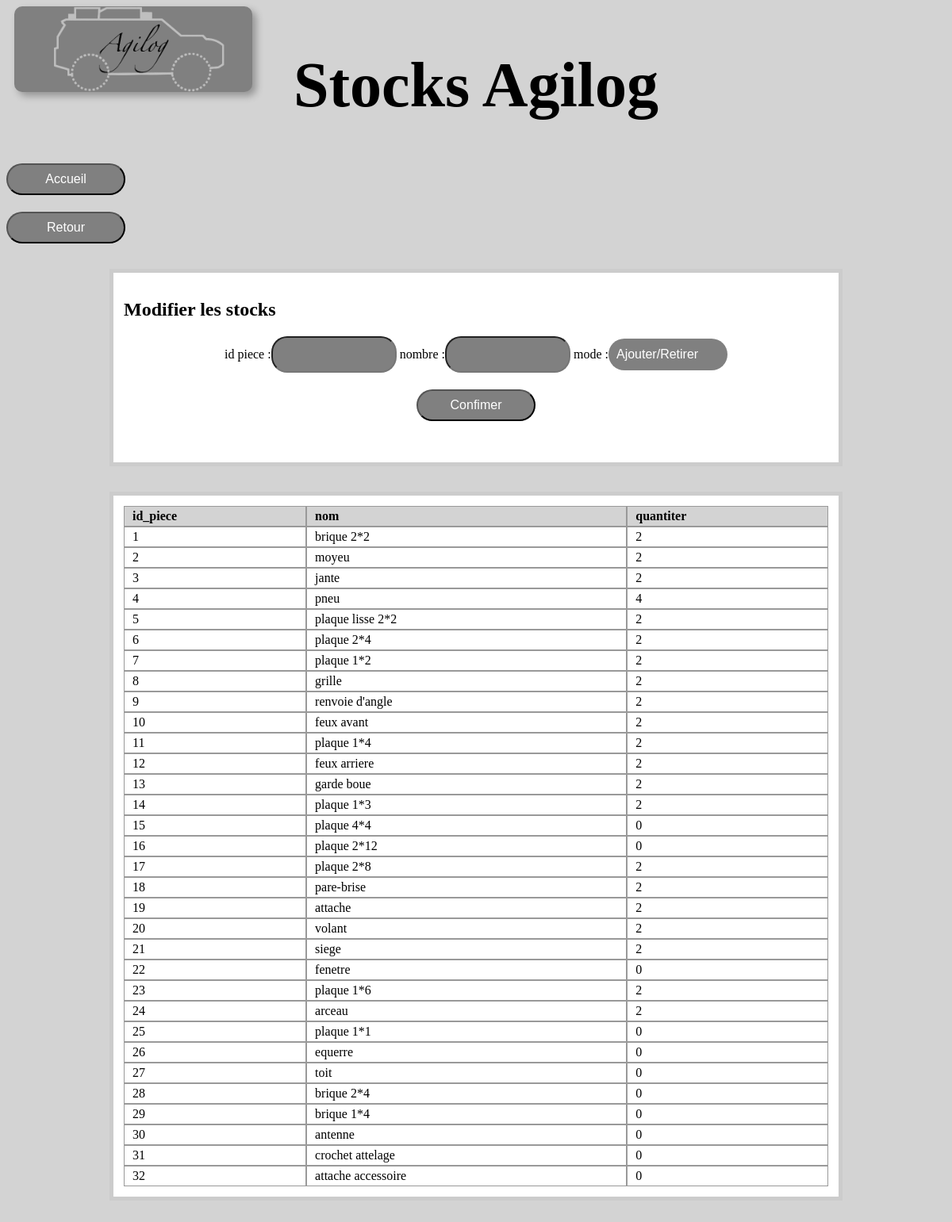
/agilog/stocks, run on the app's committed database.
### tables this page shows
CREATE TABLE "stock_agilog" (
	"id"	INTEGER UNIQUE,
	"id_piece"	INTEGER,
	"quantiter"	INTEGER,
	PRIMARY KEY("id" AUTOINCREMENT)
);

CREATE TABLE "pieces" (
	"id_piece"	INTEGER UNIQUE,
	"nom_piece"	INTEGER UNIQUE,
	PRIMARY KEY("id_piece")
);

### main.py (the view)
    @app.route("/agilog/stocks", methods=["GET", "POST"])
    def stock_agilog():
        sql = "SELECT * FROM stock_agilog JOIN pieces ON stock_agilog.id_piece = pieces.id_piece"
        table_name = "stock_agilog"
        html_page = "stock_agilog.html"
        type_ = "piece"
        return stocks(sql, table_name, html_page, type_)

### main.py (called while the page is built, shortened)
def execute_sql(sql: str, parameters=(), bbd_path=BDD_PATH):
    con = lite.connect(bbd_path)
    con.row_factory = lite.Row
    cur = con.cursor()
    cur.execute(sql, parameters)  # par defaut `execute` parameters = ()
    table = cur.fetchall()
    con.close()
    return table

def stocks(sql, table_name, html_name, type_):
    stocks = execute_sql(sql)
    if request.method != "POST":
        return render_template(html_name, stocks=stocks, msg="")

### templates/stock_agilog.html (shortened to what this page needs)
<!DOCTYPE html>
<html>
<head>
	<link rel='stylesheet' type='text/css' href='{{url_for("static", filename="styles.css")}}'>
</head>
<body>
	<div class="container">
		<img src="{{url_for('static', filename='LogoAgilog.png')}}" class="image">
	</div>
	<h1 style="text-align:center;"> Stocks Agilog</h1 style="text-align:center;">
    <h4> <a href="{{url_for('index')}}"> <button>Accueil</button> </a> </h4>
	<h4> <a href="{{url_for('agilog')}}"> <button>Retour</button> </a> </h4>
	<div class='contenu'>
		<h2>Modifier les stocks</h2>
		<form method='post'>
			<div style='text-align:center;'>
				<label for='id_piece'>id piece :</label><input type='text' name='id_piece' value='{{ id }}'>
				<label for='nombre'>nombre :</label><input type='text' name='nombre' value='{{ nombre }}'>
				<label for='mode'>mode :</label><select name='mode'>
					<option value='0'>Ajouter/Retirer</option>
				</select>
			</div>
			<h4 style='text-align:center;'> <input type='submit' value='Confimer'> </h4>
		</form><br />
	</div>
	<div class='contenu'>
		<div class="lp_table">
			<div class="lp_entetes">
				<div class="lp_entete">id_piece</div>
				<div class="lp_entete">nom</div>
				<div class="lp_entete">quantiter</div>
			</div>
			{% for ligne in stocks %}
			<div class="lp_ligne">
				<div class="lp_cellule">{{ ligne["id_piece"] }}</div>
				<div class="lp_cellule">{{ ligne["nom_piece"] }}</div>
				<div class="lp_cellule">{{ ligne["quantiter"] }}</div>
			</div>
			{% endfor %}
		</div>
	</div>
</body>
</html>

### static/styles.css (style rules this page uses)
body { background-color: lightgrey; transition: opacity 1s ease-in-out; }
h1 { color: black; font-size: 80px; }
button { width: 150px; height: 40px; font-size: 16px; color: white; background-color: grey; border-radius: 20px; transition: transform 0.3s ease; }
input { width: 150px; height: 40px; font-size: 16px; color: white; background-color: grey; border-radius: 20px; transition: transform 0.3s ease; }
select { width: 150px; height: 40px; font-size: 16px; color: white; background-color: grey; border-radius: 20px; transition: transform 0.3s ease; padding: 0 10px; border: none; -webkit-appearance: none; -moz-appearance: none; appearance: none; }
.image { position: absolute; top: 0; left: 10px; width: 300px; box-shadow: 5px 5px 10px rgba(0, 0, 0, 0.3); background-color: grey; border-radius: 10px; }
.container { position: relative; display: flex; flex-direction: column; }
.contenu { margin: 2em auto; width: 75%; border: 5px solid #ccc; padding: 0.8em; background: white; }
.lp_table { display: table; width: 100%; }
.lp_entetes { display: table-header-group; background-color: lightgrey; font-weight: bold; }
.lp_ligne { display: table-row; }
.lp_entete, .lp_cellule { display: table-cell; padding: 3px 10px; border: 1px solid #999999; }

### data on the page
stock_agilog: id_piece "1", nom_piece "brique 2*2", quantiter "2"
stock_agilog: id_piece "2", nom_piece "moyeu", quantiter "2"
stock_agilog: id_piece "3", nom_piece "jante", quantiter "2"
stock_agilog: id_piece "4", nom_piece "pneu", quantiter "4"
stock_agilog: id_piece "5", nom_piece "plaque lisse 2*2", quantiter "2"
stock_agilog: id_piece "6", nom_piece "plaque 2*4", quantiter "2"
stock_agilog: id_piece "7", nom_piece "plaque 1*2", quantiter "2"
stock_agilog: id_piece "8", nom_piece "grille", quantiter "2"
stock_agilog: id_piece "9", nom_piece "renvoie d'angle", quantiter "2"
stock_agilog: id_piece "10", nom_piece "feux avant", quantiter "2"
stock_agilog: id_piece "11", nom_piece "plaque 1*4", quantiter "2"
stock_agilog: id_piece "12", nom_piece "feux arriere", quantiter "2"
stock_agilog: id_piece "13", nom_piece "garde boue", quantiter "2"
stock_agilog: id_piece "14", nom_piece "plaque 1*3", quantiter "2"
stock_agilog: id_piece "15", nom_piece "plaque 4*4", quantiter "0"
stock_agilog: id_piece "16", nom_piece "plaque 2*12", quantiter "0"
stock_agilog: id_piece "17", nom_piece "plaque 2*8", quantiter "2"
stock_agilog: id_piece "18", nom_piece "pare-brise", quantiter "2"
stock_agilog: id_piece "19", nom_piece "attache", quantiter "2"
stock_agilog: id_piece "20", nom_piece "volant", quantiter "2"
stock_agilog: id_piece "21", nom_piece "siege", quantiter "2"
stock_agilog: id_piece "22", nom_piece "fenetre", quantiter "0"
stock_agilog: id_piece "23", nom_piece "plaque 1*6", quantiter "2"
stock_agilog: id_piece "24", nom_piece "arceau", quantiter "2"
stock_agilog: id_piece "25", nom_piece "plaque 1*1", quantiter "0"
stock_agilog: id_piece "26", nom_piece "equerre", quantiter "0"
stock_agilog: id_piece "27", nom_piece "toit", quantiter "0"
stock_agilog: id_piece "28", nom_piece "brique 2*4", quantiter "0"
stock_agilog: id_piece "29", nom_piece "brique 1*4", quantiter "0"
stock_agilog: id_piece "30", nom_piece "antenne", quantiter "0"
stock_agilog: id_piece "31", nom_piece "crochet attelage", quantiter "0"
stock_agilog: id_piece "32", nom_piece "attache accessoire", quantiter "0"
